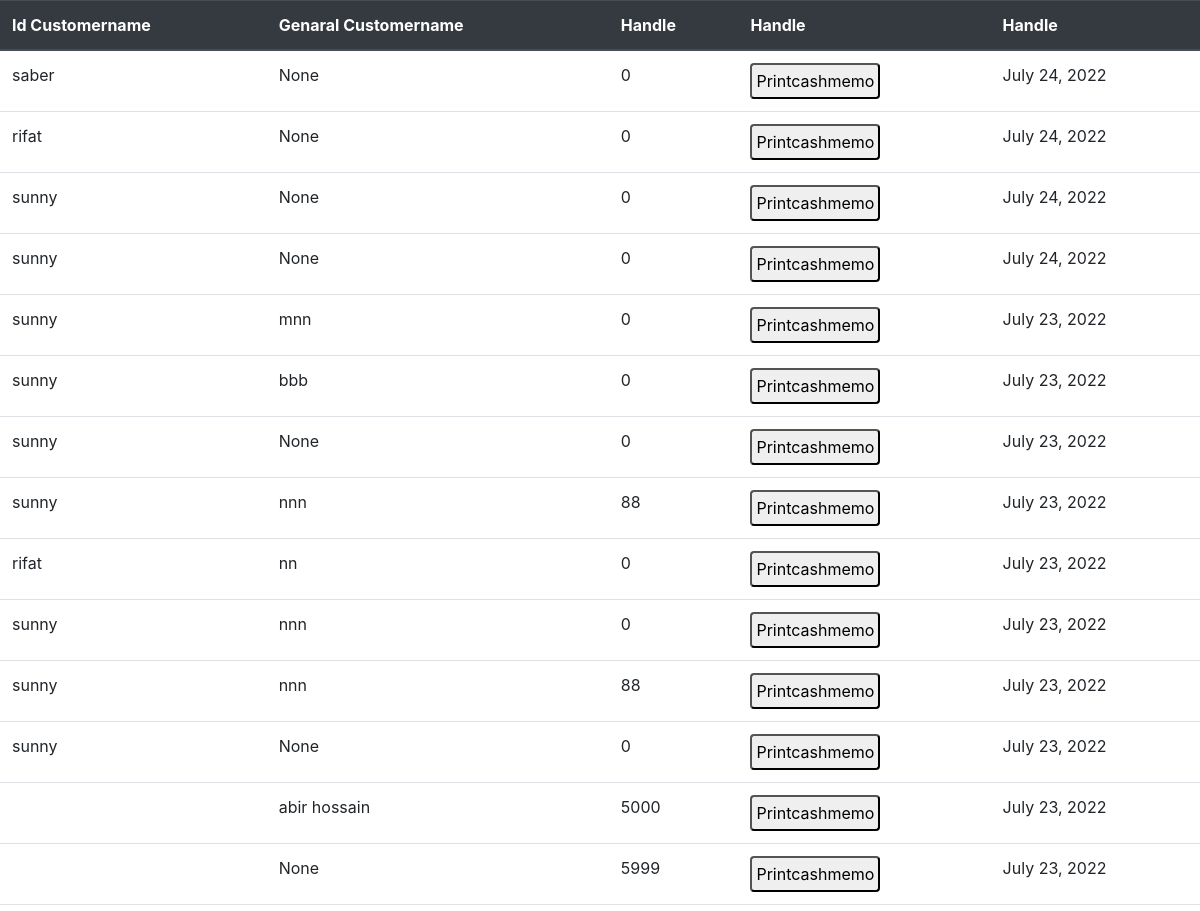
The app's page /soldlist (signed in, upper part), older data.
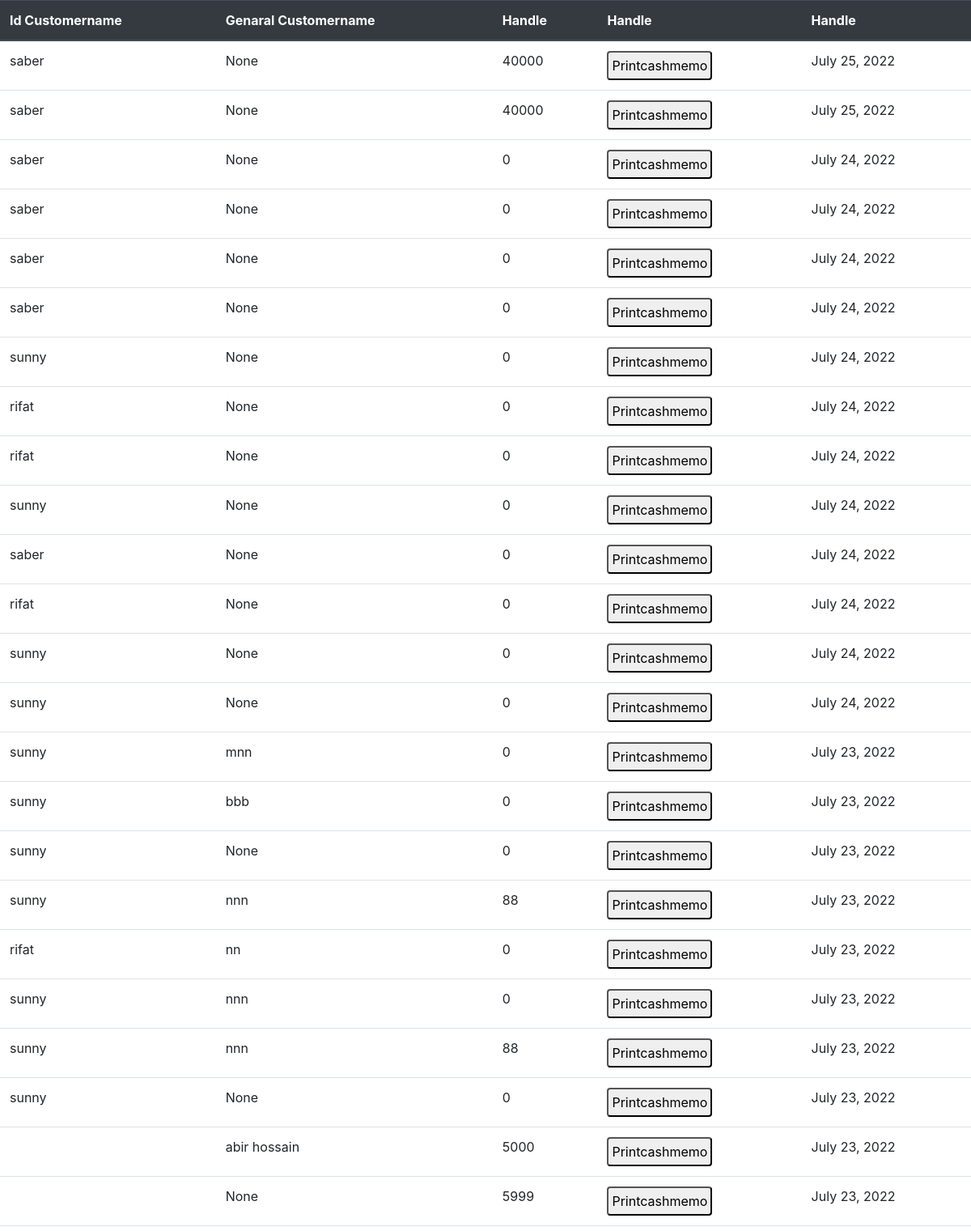
The same page, newer data.
### core/models.py (models this page shows, shortened)
class Order(models.Model):
    user = models.ForeignKey(User, on_delete=models.CASCADE)
    customer = models.ForeignKey(Customer, on_delete=models.CASCADE,blank=True,null=True)
    UserItem  = models.ManyToManyField(UserItem,blank=True)
    left = models.DecimalField(
        decimal_places=0,
        max_digits=10,
        validators=[MinValueValidator(0)],
        default=0,
        null=True,
        blank=True
    )
    added = models.DateTimeField(auto_now_add=True,null=True)
    name = models.CharField(max_length=200,null=True,blank=True)
    address = models.CharField(max_length=800,null=True,blank=True)
    paid = models.PositiveIntegerField(default=0,null=True)
    Phone = models.CharField(max_length=200,null=True,blank=True)
    discount = models.PositiveIntegerField(default=0,null=True,blank=True)

class Customer(models.Model):
    name = models.CharField(max_length=200)
    address = models.CharField(max_length=200)
    Phone = models.CharField(max_length=200)

### core/views.py (the view)
# urls.py: path('soldlist', views.soldlist, name='dataupdate'),
@login_required
def soldlist(request):
         orders=Order.objects.all().order_by('-id')
         context = {#'category': category,
               'orders': orders,
               }
         return render(request, 'core/soldlist.html',context)

### core/templates/core/soldlist.html (shortened to what this page needs)
<!doctype html>
<html lang="en">
  <head>
    <link rel="stylesheet" href="https://cdn.jsdelivr.net/npm/bootstrap@4.4.1/dist/css/bootstrap.min.css">
  </head>
  <body>
    <table class="table">
        <thead class="thead-dark">
          <tr>
            <th scope="col">Id Customername</th>
            <th scope="col">Genaral Customername</th>
            <th scope="col">Handle</th>
            <th scope="col">Handle</th>
            <th scope="col">Handle</th>
          </tr>
        </thead>
        <tbody>
            {% for rs in orders %}
            <tr>
                <td >{{ rs.customer.name}}</td>
                <td >{{ rs.name}}</td>
                <td >{{rs.paid}} </td>
                <td><button class="bg-blue-500 hover:bg-blue-700 text-blue-600 text-xs font-bold py-1 px-1 rounded w-40  mr-px"
                                onclick="window.location.href = '{{rs.id}}/cashmemo'">
                                Printcashmemo
                </button>
               </td>
                <td>{{ rs.added| date:"F d, Y"}}</td>
            </tr>
        {% endfor %}
        </tbody>
      </table>
  </body>
</html>

Row changes from the older to the newer data that the page shows:
added Order: customer.name "saber", name "None", paid "40000", added "July 25, 2022"
added Order: customer.name "saber", name "None", paid "40000", added "July 25, 2022"
added Order: customer.name "saber", name "None", paid "0", added "July 24, 2022"
added Order: customer.name "saber", name "None", paid "0", added "July 24, 2022"
added Order: customer.name "saber", name "None", paid "0", added "July 24, 2022"
added Order: customer.name "saber", name "None", paid "0", added "July 24, 2022"
added Order: customer.name "sunny", name "None", paid "0", added "July 24, 2022"
added Order: customer.name "rifat", name "None", paid "0", added "July 24, 2022"
added Order: customer.name "rifat", name "None", paid "0", added "July 24, 2022"
added Order: customer.name "sunny", name "None", paid "0", added "July 24, 2022"
